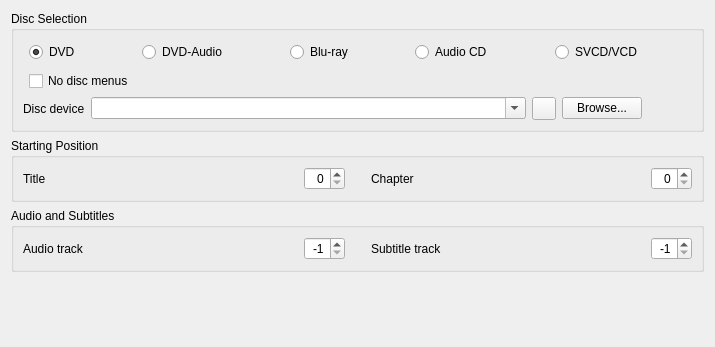
<?xml version="1.0" encoding="UTF-8"?>
<ui version="4.0">
 <author>Jean-Baptiste Kempf</author>
 <class>OpenDisk</class>
 <widget class="QWidget" name="OpenDisk">
  <property name="geometry">
   <rect>
    <x>0</x>
    <y>0</y>
    <width>715</width>
    <height>347</height>
   </rect>
  </property>
  <property name="minimumSize">
   <size>
    <width>500</width>
    <height>0</height>
   </size>
  </property>
  <property name="windowTitle">
   <string>Form</string>
  </property>
  <layout class="QVBoxLayout" name="verticalLayout">
   <item>
    <widget class="QGroupBox" name="diskGroupBox">
     <property name="sizePolicy">
      <sizepolicy hsizetype="Preferred" vsizetype="Minimum">
       <horstretch>0</horstretch>
       <verstretch>0</verstretch>
      </sizepolicy>
     </property>
     <property name="title">
      <string>Disc Selection</string>
     </property>
     <layout class="QGridLayout" name="gridLayout">
      <item row="0" column="1">
       <widget class="QRadioButton" name="dvdRadioButton">
        <property name="layoutDirection">
         <enum>Qt::LayoutDirection::LeftToRight</enum>
        </property>
        <property name="text">
         <string>DVD</string>
        </property>
        <property name="checked">
         <bool>true</bool>
        </property>
       </widget>
      </item>
      <item row="0" column="6">
       <spacer>
        <property name="orientation">
         <enum>Qt::Orientation::Horizontal</enum>
        </property>
        <property name="sizeHint" stdset="0">
         <size>
          <width>16</width>
          <height>25</height>
         </size>
        </property>
       </spacer>
      </item>
      <item row="0" column="3">
       <widget class="QRadioButton" name="dvdaRadioButton">
        <property name="text">
         <string>DVD-Audio</string>
        </property>
       </widget>
      </item>
      <item row="0" column="7">
       <widget class="QRadioButton" name="audioCDRadioButton">
        <property name="text">
         <string>Audio CD</string>
        </property>
       </widget>
      </item>
      <item row="4" column="0" colspan="10">
       <layout class="QHBoxLayout" name="horizontalLayout_5">
        <item>
         <widget class="QLabel" name="deviceLabel">
          <property name="text">
           <string>Disc device</string>
          </property>
          <property name="buddy">
           <cstring>deviceCombo</cstring>
          </property>
         </widget>
        </item>
        <item>
         <widget class="QComboBox" name="deviceCombo">
          <property name="sizePolicy">
           <sizepolicy hsizetype="MinimumExpanding" vsizetype="Fixed">
            <horstretch>0</horstretch>
            <verstretch>0</verstretch>
           </sizepolicy>
          </property>
          <property name="editable">
           <bool>true</bool>
          </property>
         </widget>
        </item>
        <item>
         <widget class="QToolButton" name="ejectButton">
          <property name="sizePolicy">
           <sizepolicy hsizetype="Fixed" vsizetype="Minimum">
            <horstretch>0</horstretch>
            <verstretch>0</verstretch>
           </sizepolicy>
          </property>
          <property name="toolTip">
           <string>Eject the disc</string>
          </property>
         </widget>
        </item>
        <item>
         <widget class="QPushButton" name="browseDiscButton">
          <property name="sizePolicy">
           <sizepolicy hsizetype="Maximum" vsizetype="Fixed">
            <horstretch>0</horstretch>
            <verstretch>0</verstretch>
           </sizepolicy>
          </property>
          <property name="text">
           <string>Browse...</string>
          </property>
         </widget>
        </item>
       </layout>
      </item>
      <item row="0" column="8">
       <spacer>
        <property name="orientation">
         <enum>Qt::Orientation::Horizontal</enum>
        </property>
        <property name="sizeHint" stdset="0">
         <size>
          <width>20</width>
          <height>20</height>
         </size>
        </property>
       </spacer>
      </item>
      <item row="0" column="9">
       <widget class="QRadioButton" name="vcdRadioButton">
        <property name="text">
         <string>SVCD/VCD</string>
        </property>
       </widget>
      </item>
      <item row="0" column="10">
       <spacer>
        <property name="orientation">
         <enum>Qt::Orientation::Horizontal</enum>
        </property>
        <property name="sizeHint" stdset="0">
         <size>
          <width>31</width>
          <height>25</height>
         </size>
        </property>
       </spacer>
      </item>
      <item row="0" column="5">
       <widget class="QRadioButton" name="bdRadioButton">
        <property name="text">
         <string>Blu-ray</string>
        </property>
       </widget>
      </item>
      <item row="2" column="1" colspan="5">
       <widget class="QCheckBox" name="dvdsimple">
        <property name="toolTip">
         <string>Disable Disc Menus</string>
        </property>
        <property name="text">
         <string>No disc menus</string>
        </property>
       </widget>
      </item>
      <item row="0" column="2">
       <spacer>
        <property name="orientation">
         <enum>Qt::Orientation::Horizontal</enum>
        </property>
        <property name="sizeHint" stdset="0">
         <size>
          <width>20</width>
          <height>20</height>
         </size>
        </property>
       </spacer>
      </item>
      <item row="0" column="4">
       <spacer name="horizontalSpacer_3">
        <property name="orientation">
         <enum>Qt::Orientation::Horizontal</enum>
        </property>
        <property name="sizeHint" stdset="0">
         <size>
          <width>40</width>
          <height>20</height>
         </size>
        </property>
       </spacer>
      </item>
     </layout>
    </widget>
   </item>
   <item>
    <widget class="QGroupBox" name="diskOptionBox">
     <property name="title">
      <string>Starting Position</string>
     </property>
     <layout class="QHBoxLayout" name="horizontalLayout">
      <item>
       <widget class="QLabel" name="titleLabel">
        <property name="text">
         <string>Title</string>
        </property>
        <property name="buddy">
         <cstring>titleSpin</cstring>
        </property>
       </widget>
      </item>
      <item>
       <widget class="QSpinBox" name="titleSpin">
        <property name="sizePolicy">
         <sizepolicy hsizetype="Maximum" vsizetype="Fixed">
          <horstretch>0</horstretch>
          <verstretch>0</verstretch>
         </sizepolicy>
        </property>
        <property name="autoFillBackground">
         <bool>false</bool>
        </property>
        <property name="alignment">
         <set>Qt::AlignmentFlag::AlignRight</set>
        </property>
        <property name="value">
         <number>0</number>
        </property>
       </widget>
      </item>
      <item>
       <spacer name="horizontalSpacer">
        <property name="orientation">
         <enum>Qt::Orientation::Horizontal</enum>
        </property>
        <property name="sizeType">
         <enum>QSizePolicy::Policy::Fixed</enum>
        </property>
        <property name="sizeHint" stdset="0">
         <size>
          <width>20</width>
          <height>20</height>
         </size>
        </property>
       </spacer>
      </item>
      <item>
       <widget class="QLabel" name="chapterLabel">
        <property name="text">
         <string>Chapter</string>
        </property>
        <property name="buddy">
         <cstring>chapterSpin</cstring>
        </property>
       </widget>
      </item>
      <item>
       <widget class="QSpinBox" name="chapterSpin">
        <property name="sizePolicy">
         <sizepolicy hsizetype="Maximum" vsizetype="Fixed">
          <horstretch>0</horstretch>
          <verstretch>0</verstretch>
         </sizepolicy>
        </property>
        <property name="alignment">
         <set>Qt::AlignmentFlag::AlignRight</set>
        </property>
       </widget>
      </item>
     </layout>
    </widget>
   </item>
   <item>
    <widget class="QGroupBox" name="diskOptionBox_2">
     <property name="title">
      <string>Audio and Subtitles</string>
     </property>
     <layout class="QGridLayout" name="gridLayout_2">
      <item row="0" column="0">
       <widget class="QLabel" name="audioLabel">
        <property name="text">
         <string>Audio track</string>
        </property>
        <property name="buddy">
         <cstring>audioSpin</cstring>
        </property>
       </widget>
      </item>
      <item row="0" column="1">
       <widget class="QSpinBox" name="audioSpin">
        <property name="sizePolicy">
         <sizepolicy hsizetype="Maximum" vsizetype="Fixed">
          <horstretch>0</horstretch>
          <verstretch>0</verstretch>
         </sizepolicy>
        </property>
        <property name="alignment">
         <set>Qt::AlignmentFlag::AlignRight</set>
        </property>
        <property name="minimum">
         <number>-1</number>
        </property>
        <property name="maximum">
         <number>10</number>
        </property>
        <property name="value">
         <number>-1</number>
        </property>
       </widget>
      </item>
      <item row="0" column="2">
       <spacer name="horizontalSpacer_2">
        <property name="orientation">
         <enum>Qt::Orientation::Horizontal</enum>
        </property>
        <property name="sizeType">
         <enum>QSizePolicy::Policy::Fixed</enum>
        </property>
        <property name="sizeHint" stdset="0">
         <size>
          <width>20</width>
          <height>20</height>
         </size>
        </property>
       </spacer>
      </item>
      <item row="0" column="3">
       <widget class="QLabel" name="subtitlesLabel">
        <property name="text">
         <string>Subtitle track</string>
        </property>
        <property name="buddy">
         <cstring>subtitlesSpin</cstring>
        </property>
       </widget>
      </item>
      <item row="0" column="4">
       <widget class="QSpinBox" name="subtitlesSpin">
        <property name="sizePolicy">
         <sizepolicy hsizetype="Maximum" vsizetype="Fixed">
          <horstretch>0</horstretch>
          <verstretch>0</verstretch>
         </sizepolicy>
        </property>
        <property name="autoFillBackground">
         <bool>false</bool>
        </property>
        <property name="alignment">
         <set>Qt::AlignmentFlag::AlignRight</set>
        </property>
        <property name="suffix">
         <string/>
        </property>
        <property name="minimum">
         <number>-1</number>
        </property>
        <property name="maximum">
         <number>31</number>
        </property>
        <property name="value">
         <number>-1</number>
        </property>
       </widget>
      </item>
     </layout>
    </widget>
   </item>
   <item>
    <spacer>
     <property name="orientation">
      <enum>Qt::Orientation::Vertical</enum>
     </property>
     <property name="sizeType">
      <enum>QSizePolicy::Policy::MinimumExpanding</enum>
     </property>
     <property name="sizeHint" stdset="0">
      <size>
       <width>181</width>
       <height>0</height>
      </size>
     </property>
    </spacer>
   </item>
  </layout>
 </widget>
 <tabstops>
  <tabstop>dvdRadioButton</tabstop>
  <tabstop>dvdaRadioButton</tabstop>
  <tabstop>bdRadioButton</tabstop>
  <tabstop>audioCDRadioButton</tabstop>
  <tabstop>vcdRadioButton</tabstop>
  <tabstop>dvdsimple</tabstop>
  <tabstop>deviceCombo</tabstop>
  <tabstop>ejectButton</tabstop>
  <tabstop>browseDiscButton</tabstop>
  <tabstop>titleSpin</tabstop>
  <tabstop>chapterSpin</tabstop>
  <tabstop>audioSpin</tabstop>
  <tabstop>subtitlesSpin</tabstop>
 </tabstops>
 <resources>
  <include location="../../vlc.qrc"/>
 </resources>
 <connections/>
</ui>
